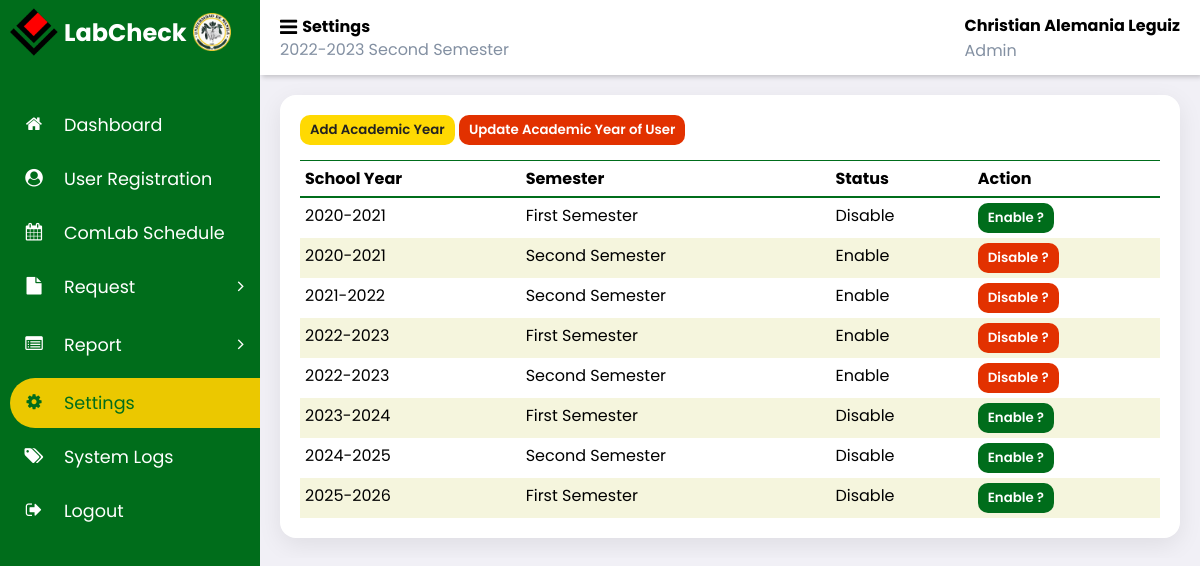
/admin_labcheck/settings.php (signed in), run on an earlier commit of the app's database.
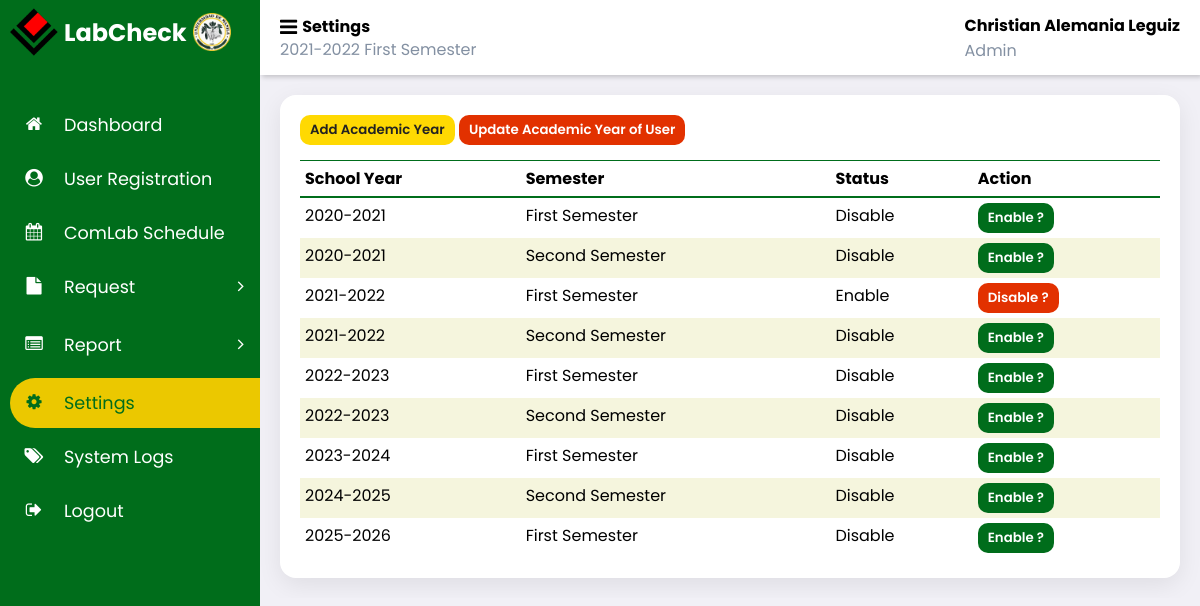
And on a later commit of the database.
### tables this page shows
CREATE TABLE `academic_year` (
  `school_year` varchar(20) NOT NULL,
  `semester` varchar(20) NOT NULL,
  `status` tinyint(1) NOT NULL
);

### admin_labcheck/settings.php (the view, shortened to what this page needs)
<?php
    $page = "Settings";
    include '../partial/admin_sidebar.php';
    include '../partial/header.php';
    try {
        require_once "../connection/database.php";
        $stmt = $conn->prepare('SELECT * FROM academic_year ');
        $stmt->execute();
        $result = $stmt->get_result();
    } catch (Exception $e) {
        die('Database error: ' . $e->getMessage());
    }
?>
<main class="settings">
    <div class="add-update-acadyear">
        <button id="showSchoolYearForm"> Add Academic Year </button>
        <button id="showUpdateSchoolYearForm"> Update Academic Year of User </button>
    </div>
    <div class="table-container">
        <table class="table-header">
            <thead>
                <tr>
                    <th>School Year</th>
                    <th>Semester</th>
                    <th>Status</th>
                    <th>Action</th>
                </tr>
            </thead>
            <tbody id="reportTable"class="table-body">
                <?php while ($row = $result->fetch_assoc()): ?>
                    <tr>
                        <td data-cell="School Year"><?php echo htmlspecialchars($row['school_year']); ?></td>
                        <td data-cell="Semester"><?php echo htmlspecialchars($row['semester']); ?></td>
                        <td data-cell="Status" id="status-<?php echo $row['school_year']; ?>" >
                            <?php echo ($row['status'] == 0) ? 'Disable' : 'Enable'; ?>
                        </td>
                        <td data-cell="Action">
                        <button class="myButton" value="<?php echo $row['school_year']; ?>"
                            data-status="<?php echo $row['status']; ?>"
                            data-semester="<?php echo $row['semester']; ?>"
                            style="background-color: <?php echo $row['status'] == 0 ? '#006d1b' : '#e23100'; ?>">
                            <?php echo $row['status'] == 0 ? 'Enable ?' : 'Disable ?'; ?>
                        </button>
                        </td>
                    </tr>
                <?php endwhile; ?>
            </tbody>
        </table>
    </div>
</main>
</section>
</body>
</html>

### partial/header.php (shortened to what this page needs)
<section id="content">
		<nav>
            <div>
				<div class="hamburger-row">
					<span class="fa fa-bars toggle-sidebar"></span>
					<h2 class="hamburger-text">
						<?=$page?>
					</h2>
				</div>
				<div class="acad-year">
				<?= $_SESSION['school_year']?> <?= $_SESSION['semester']?>
				</div>
            </div>
            <div>
				<div class="name-usertype">
					<h4>
						<?=$_SESSION['name']?>
					</h4>
					<small>Admin</small>
				</div>
			</div>
		</nav>

What changed in the data, as far as the page shows it:
changed academic_year (number 2 of 9 on the later page): status "Enable Disable ?" → "Disable Enable ?"
added academic_year: school_year "2021-2022", semester "First Semester", status "Enable"
changed academic_year (number 4 of 9 on the later page): status "Enable Disable ?" → "Disable Enable ?"
changed academic_year (number 5 of 9 on the later page): status "Enable Disable ?" → "Disable Enable ?"
changed academic_year (number 6 of 9 on the later page): status "Enable Disable ?" → "Disable Enable ?"
Also different on the page:
$_SESSION['school_year']: "2022-2023" → "2021-2022"
$_SESSION['semester']: "Second Semester" → "First Semester"
